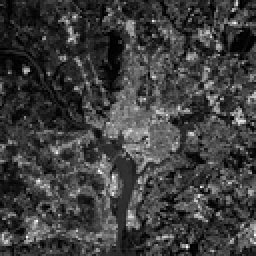
%> input picture Assignment 4/images/Fig1138(a)(WashingtonDC_Band1_564).tif, 128 x 128 px, shrunk from 564 x 564 before the run (shown 2 times larger); the run also reads 1 picture not shown here
$ octave main_pca.m   (GNU Octave 9; MATLAB toolbox functions it lacks are replaced by stand-ins)
%> lines starting %> are read from the running program, lines starting %| are printed output that depends on the picture
clear all;
close all;
clc;

I1 = imread('images\Fig1138(a)(WashingtonDC_Band1_564).tif');
%> I1 is the input picture: size 128x128 uint8; min 0, max 253, mean 62
I2 = imread('images\Fig1138(b)(WashingtonDC_Band2_564).tif');
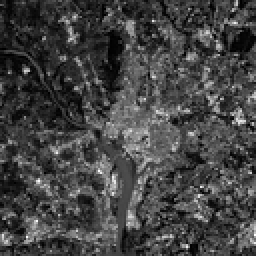
%> input picture Assignment 4/images/Fig1138(b)(WashingtonDC_Band2_564).tif, 128 x 128 px, shrunk from 564 x 564 before the run (shown 2 times larger)
%> I2 is the input picture: size 128x128 uint8; min 0, max 255, mean 67.5
I3 = imread('images\Fig1138(c)(WashingtonDC_Band3_564).tif');
I4 = imread('images\Fig1138(d)(WashingtonDC_Band4_564).tif');
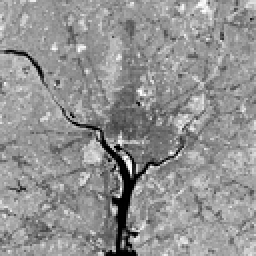
%> input picture Assignment 4/images/Fig1138(d)(WashingtonDC_Band4_564).tif, 128 x 128 px, shrunk from 564 x 564 before the run (shown 2 times larger)
%> I4 is the input picture: size 128x128 uint8; min 0, max 255, mean 146.3
I5 = imread('images\Fig1138(e)(WashingtonDC_Band5_564).tif');
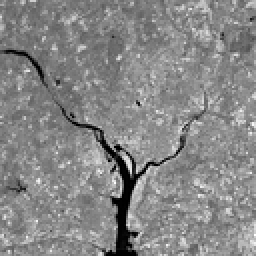
%> input picture Assignment 4/images/Fig1138(e)(WashingtonDC_Band5_564).tif, 128 x 128 px, shrunk from 564 x 564 before the run (shown 2 times larger)
%> I5 is the input picture: size 128x128 uint8; min 0, max 255, mean 134.5
I6 = imread('images\Fig1138(f)(WashingtonDC_Band6_564).tif');
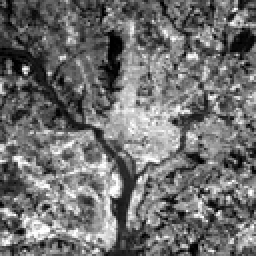
%> input picture Assignment 4/images/Fig1138(f)(WashingtonDC_Band6_564).tif, 128 x 128 px, shrunk from 564 x 564 before the run (shown 2 times larger)
%> I6 is the input picture: size 128x128 uint8; min 0, max 255, mean 111.4

N = size(I1,1);
%> N = 128
M = size(I1,2);
%> M = 128

Nd = 6;
X = zeros(N,M,Nd);
mx = zeros(Nd,1);
Cx = zeros(Nd,Nd);
for i = 1:N
    for j = 1:M
        X(i,j,:) = [I1(i,j); I2(i,j); I3(i,j); I4(i,j); I5(i,j); I6(i,j)];
        mx = mx + squeeze(X(i,j,:));
        Cx = Cx + squeeze(X(i,j,:))*squeeze((X(i,j,:)))';
    end
end
%> after the loop, Cx = [89264159 93631064 88942167 139512601 147227166 145313368; 93631064 99447860 94127750 153382287 159393678 153154642; 88942167 94127750 89669131 139051591 147047762 144103935; 139512601 153382287 139051591 372053999 332861824 256476614; 147227166 159393678 147047762 332861824 313556603 260785019; 145313368 153154642 144103935 256476614 260785019 255549324]; mx = [1015885; 1106198; 1018939; 2396469; 2203539; 1825700]
mx = mx/(N*M);
%> mx = [62; 67.52; 62.19; 146.3; 134.5; 111.4]
Cx = Cx/(N*M)-mx*mx';
%> Cx = [1603.7 1528.4 1572.5 -554.2 646.8 1959.9; 1528.4 1511.3 1546.1 -513.9 648 1824.3; 1572.5 1546.1 1605.2 -609.6 610.8 1865.3; -554.2 -513.9 -609.6 1313.8 644.1 -644.9; 646.8 648 610.8 644.1 1049.5 930.2; 1959.9 1824.3 1865.3 -644.9 930.2 3180.4]
[Q,D] = eig(Cx);
%> Q = [-0.00339 -0.745 -0.42 -0.262 0.0215 0.446; -0.685 0.44 -0.0821 -0.384 0.00708 0.428; 0.714 0.35 0.0939 -0.402 0.0609 0.44; 0.115 0.212 -0.564 -0.029 -0.774 -0.155; -0.0833 -0.261 0.697 -0.096 -0.627 0.193; 0.0236 0.122 -0.0684 0.782 -0.0636 0.603]; D = [8.02 0 0 0 0 0; 0 26.17 0 0 0 0; 0 0 53.2 0 0 0; 0 0 0 579.6 0 0; 0 0 0 0 1850.4 0; 0 0 0 0 0 7746.5]
d_v = sort(diag(D),'descend');
%> d_v = [7746.5; 1850.4; 579.6; 53.2; 26.17; 8.02]
Q_or = fliplr(Q);
%> Q_or = [0.446 0.0215 -0.262 -0.42 -0.745 -0.00339; 0.428 0.00708 -0.384 -0.0821 0.44 -0.685; 0.44 0.0609 -0.402 0.0939 0.35 0.714; -0.155 -0.774 -0.029 -0.564 0.212 0.115; 0.193 -0.627 -0.096 0.697 -0.261 -0.0833; 0.603 -0.0636 0.782 -0.0684 0.122 0.0236]
D_or = diag(d_v);
%> D_or = [7746.5 0 0 0 0 0; 0 1850.4 0 0 0 0; 0 0 579.6 0 0 0; 0 0 0 53.2 0 0; 0 0 0 0 26.17 0; 0 0 0 0 0 8.02]

A = Q_or';
%> A = [0.446 0.428 0.44 -0.155 0.193 0.603; 0.0215 0.00708 0.0609 -0.774 -0.627 -0.0636; -0.262 -0.384 -0.402 -0.029 -0.096 0.782; -0.42 -0.0821 0.0939 -0.564 0.697 -0.0684; -0.745 0.44 0.35 0.212 -0.261 0.122; -0.00339 -0.685 0.714 0.115 -0.0833 0.0236]
Ak = A(1:2,:);
%> Ak = [0.446 0.428 0.44 -0.155 0.193 0.603; 0.0215 0.00708 0.0609 -0.774 -0.627 -0.0636]

Y = zeros(N,M,Nd);
for k= 1:Nd
for i = 1:N
    for j = 1:M
        X(i,j,:) = [I1(i,j); I2(i,j); I3(i,j); I4(i,j); I5(i,j); I6(i,j)];
        Y(i,j,k) = A(k,:)*(squeeze(X(i,j,:))-mx);
    end
end
end

X_hat = zeros(N,M,Nd);
for i = 1:N
    for j = 1:M
       X(i,j,:) = [I1(i,j); I2(i,j); I3(i,j); I4(i,j); I5(i,j); I6(i,j)];
       Y_hat(i,j,:) = Ak*(squeeze(X(i,j,:))-mx);
       X_hat(i,j,:) = Ak'*squeeze(Y_hat(i,j,:))+mx;
    end
end

figure(1);
subplot(2,3,1);
imshow(I1);
axis off
subplot(2,3,2);
imshow(I2);
axis off
subplot(2,3,3);
imshow(I3);
axis off
subplot(2,3,4);
imshow(I4);
axis off
subplot(2,3,5);
imshow(I5);
axis off
subplot(2,3,6);
imshow(I6);
axis off
a = axes;
t1 = title('Original Images');
a.Visible = 'off'; % set(a,'Visible','off');
t1.Visible = 'on'; % set(t1,'Visible','on');

figure(2);
subplot(2,3,1);
imshow(Y(:,:,1),[]);
axis off
subplot(2,3,2);
imshow(Y(:,:,2),[]);
axis off
subplot(2,3,3);
imshow(Y(:,:,3),[]);
axis off
subplot(2,3,4);
imshow(Y(:,:,4),[]);
axis off
subplot(2,3,5);
imshow(Y(:,:,5),[]);
axis off
subplot(2,3,6);
imshow(Y(:,:,6),[]);
axis off
a = axes;
t1 = title('PCA Images (per component)');
a.Visible = 'off'; % set(a,'Visible','off');
t1.Visible = 'on'; % set(t1,'Visible','on');

figure(3);
subplot(2,3,1);
imshow(X_hat(:,:,1),[]);
axis off
subplot(2,3,2);
imshow(X_hat(:,:,2),[]);
axis off
subplot(2,3,3);
imshow(X_hat(:,:,3),[]);
axis off
subplot(2,3,4);
imshow(X_hat(:,:,4),[]);
axis off
subplot(2,3,5);
imshow(X_hat(:,:,5),[]);
axis off
subplot(2,3,6);
imshow(X_hat(:,:,6),[]);
axis off
a = axes;
t1 = title('Reconstructed Images');
a.Visible = 'off'; % set(a,'Visible','off');
t1.Visible = 'on'; % set(t1,'Visible','on');

figure(4);
subplot(2,3,1);
imshow(X_hat(:,:,1)-double(I1));
axis off
subplot(2,3,2);
imshow(X_hat(:,:,2)-double(I2));
axis off
subplot(2,3,3);
imshow(X_hat(:,:,3)-double(I3));
axis off
subplot(2,3,4);
imshow(X_hat(:,:,4)-double(I4));
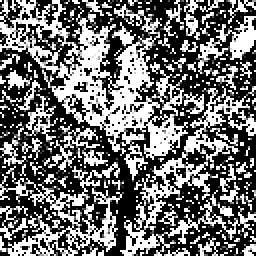
%> displayed picture: size 128x128, on the screen's scale of 0 to 255 (shown 2 times larger); min 0, max 255, mean 111.5
axis off
subplot(2,3,5);
imshow(X_hat(:,:,5)-double(I5));
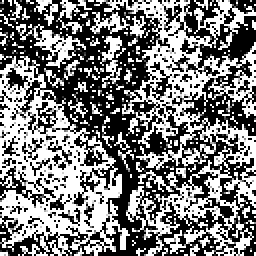
%> displayed picture: size 128x128, on the screen's scale of 0 to 255 (shown 2 times larger); min 0, max 255, mean 123.9
axis off
subplot(2,3,6);
imshow(X_hat(:,:,6)-double(I6));
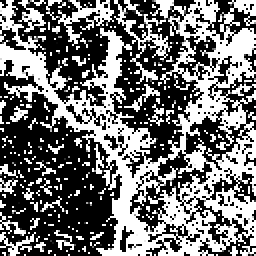
%> displayed picture: size 128x128, on the screen's scale of 0 to 255 (shown 2 times larger); min 0, max 255, mean 113.9
axis off
a = axes;
t1 = title('Difference of the Images');
a.Visible = 'off'; % set(a,'Visible','off');
t1.Visible = 'on'; % set(t1,'Visible','on');

% Measure the error
err1 = immse(X_hat(:,:,1),double(I1)); % the format of the matrices should be the same
%> err1 = 63.84
PSNR1 = 10*log10(255^2/err1);
%> PSNR1 = 30.08

err2 = immse(X_hat(:,:,2),double(I2));
%> err2 = 94.71
PSNR2 = 10*log10(255^2/err2);
%> PSNR2 = 28.37

err3 = immse(X_hat(:,:,3),double(I3));
%> err3 = 101.3
PSNR3 = 10*log10(255^2/err3);
%> PSNR3 = 28.07

err4 = immse(X_hat(:,:,4),double(I4));
%> err4 = 18.68
PSNR4 = 10*log10(255^2/err4);
%> PSNR4 = 35.42

err5 = immse(X_hat(:,:,5),double(I5));
%> err5 = 33.01
PSNR5 = 10*log10(255^2/err5);
%> PSNR5 = 32.94

err6 = immse(X_hat(:,:,6),double(I6));
%> err6 = 355.5
PSNR6 = 10*log10(255^2/err6);
%> PSNR6 = 22.62

Variable1 = {'Error 1'; 'Error 2'; 'Error 3'; 'Error 4'; 'Error 5'; 'Error 6'};
values1 = [err1; err2; err3; err4; err5; err6];
%> values1 = [63.84; 94.71; 101.3; 18.68; 33.01; 355.5]

Variable2 = {'PSNR 1'; 'PSNR 2'; 'PSNR 3'; 'PSNR 4'; 'PSNR 5'; 'PSNR 6'};
values2 = [PSNR1; PSNR2; PSNR3; PSNR4; PSNR5; PSNR6];
%> values2 = [30.08; 28.37; 28.07; 35.42; 32.94; 22.62]
T = table(Variable1,values1,Variable2,values2);
%> T = 6 items; values1 and values2: 63.84 30.08, 94.71 28.37, 101.3 28.07, 18.68 35.42, 33.01 32.94, 355.5 22.62
disp(T);
